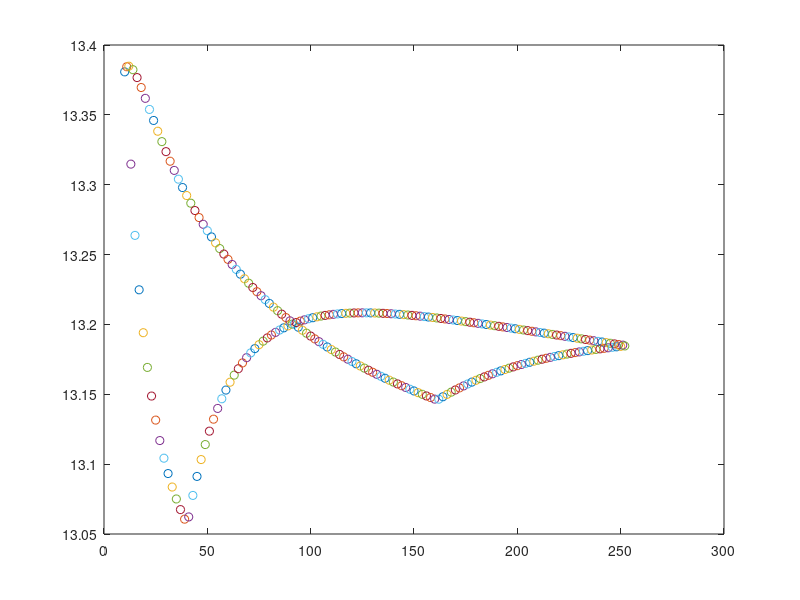

Recreate this plot in MATLAB.
%% Risk-neutral valuation - Speed of convergence

clear all; close all; clc;

S=258; K=250; T=1; r=0.03; v=0.20;

for M=10:12*21
    t=linspace(0,T,M+1);
    dt=t(2)-t(1);

    % Choose a parametrization
    parametrization = 2;
    switch parametrization
        case 1; U=1+v*sqrt(dt); D=1-v*sqrt(dt); q_u=0.5+r*sqrt(dt)/(2*v); q_d=1-q_u; % Wilmott parametrization
        case 2; U=exp(v*sqrt(dt)); D=exp(-v*sqrt(dt)); q_u=(exp(r*dt)-D)/(U-D); q_d=1-q_u; % CRR parametrization
        case 3; U=exp((r-0.5*v^2)*dt+v*sqrt(dt)); D=exp((r-0.5*v^2)*dt-v*sqrt(dt)); q_u=0.5; q_d=1-q_u; % JR parametrization
    end

    % Option payoff at maturity
    Stock=S*D.^((0:M)').*U.^((M:-1:0)');
    V=max(K-Stock,zeros(size(Stock))); 

    % Risk-neutral valuation
    for i=M:-1:1
        V=exp(-r*dt)*(q_u*V(1:end-1)+q_d*V(2:end)); 
    end
    Put_3=V;

    plot(M,Put_3,'o'); hold on
end